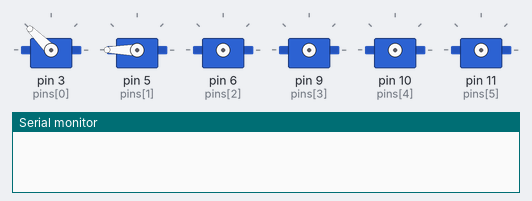
Simulated run of this sketch. Board: Arduino Uno, built with avr-gcc and run on an emulated ATmega328P. On the bench: 6 × servo, the last lines printed to the serial monitor.

Above: at 1.1 s.
At 2.1 s:
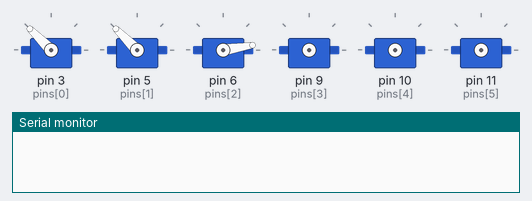
At 3.9 s:
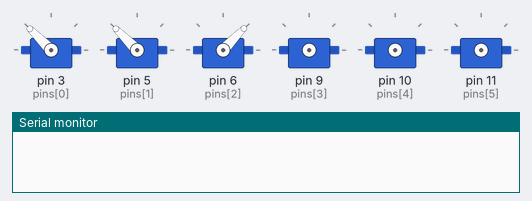
At 6.5 s:
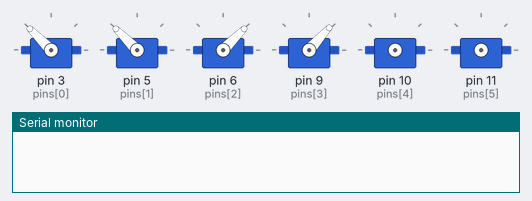
At 9.4 s:
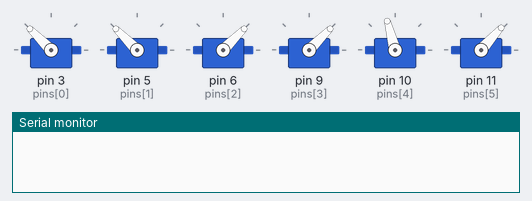
At 11.8 s:
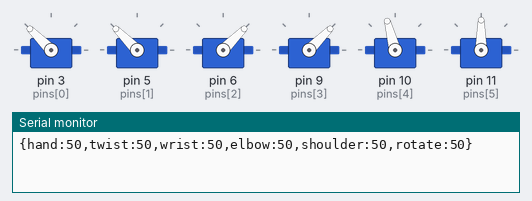
Timing chart, 0 to 13.3 s (numbered marks = the images above):
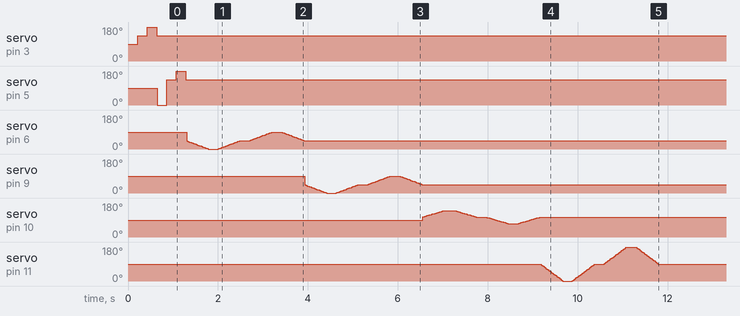

The sketch:

robot.ino
```cpp
#include <Servo.h>
#include <ArduinoJson.h>

const int size = 6;

Servo servos[size];
int pins[size] = { 3, 5, 6, 9, 10, 11 };

float startPositions[size] = {
  90, // hand
  0,  // twist
  0, // wrist
  0, // elbow
  140, // shoulder
  0   // rotate
};

float endPositions[size] = {
  180, // hand
  270, // twist
  90,  // wrist
  90, // elbow
  70, // shoulder
  180  // rotate
};

int percents[size] = { 50, 50, 50, 50, 50, 50 };

void move(int servoIndex, int percent) {
  percent = max(min(percent, 100), 0);

//  Serial.print("servoIndex=");
//  Serial.print(servoIndex);
//  Serial.print(" percent=");
//  Serial.print(percent);
//  float finalPosition = map(percent, 0, 100, startPositions[servoIndex], endPositions[servoIndex]);
//  Serial.print(" position=");
//  Serial.println(finalPosition);

  while(percents[servoIndex] != percent){
    // hand and twist can move faster
    if(servoIndex == 0 || servoIndex == 1){
      percents[servoIndex] = percent;
    } else {
      percents[servoIndex] += percents[servoIndex] > percent ? -1 : 1;
    }

    float position = map(percents[servoIndex], 0, 100, startPositions[servoIndex], endPositions[servoIndex]);
    //Serial.print(" position=");
    //Serial.println(position);
    delay(10);
    servos[servoIndex].write(position);
  }
}

String readLine() {
  //Serial.setTimeout(10000);
  String s;
  bool started = false;
  while(true) {
    int i = char(Serial.read());
    if (i>=0) {
      char c = char(i);
      if (c=='{') {
        started = true;
        s=c;
      }
      else if (c=='}') {
        if (started) {
          s+=c;
          return s;
        } else {
          s="";
          started=false;
        }
      } else {
        s+=c;
      }
    }
  }
}

StaticJsonDocument<1024> doc;
bool readJson() {
  String s = readLine();
  // Serial.println(s);

  if (s=="}") return false;
  DeserializationError err = deserializeJson(doc, s);

  if(err) {
    Serial.print("DeserializationError: ");
    Serial.println(err.c_str());
    return false;
  }

  return true;
}

void setup() {
  Serial.begin(9600);

  for (int i=0; i<6; i++){
    servos[i].attach(pins[i]);
    move(i, 0);
    delay(200);
    move(i, 50);
    delay(200);
    move(i, 100);
    delay(200);
    move(i, 50);
  }
}

char buff[75];
void loop() {
  sprintf(buff, "{hand:%d,twist:%d,wrist:%d,elbow:%d,shoulder:%d,rotate:%d}", percents[0], percents[1], percents[2], percents[3], percents[4], percents[5]);
  Serial.println(buff);
  if (readJson()) {
    if(doc.containsKey("hand"))     move(0, doc["hand"]);
    if(doc.containsKey("twist"))    move(1, doc["twist"]);
    if(doc.containsKey("wrist"))    move(2, doc["wrist"]);
    if(doc.containsKey("elbow"))    move(3, doc["elbow"]);
    if(doc.containsKey("shoulder")) move(4, doc["shoulder"]);
    if(doc.containsKey("rotate"))   move(5, doc["rotate"]);
  }
}
```
